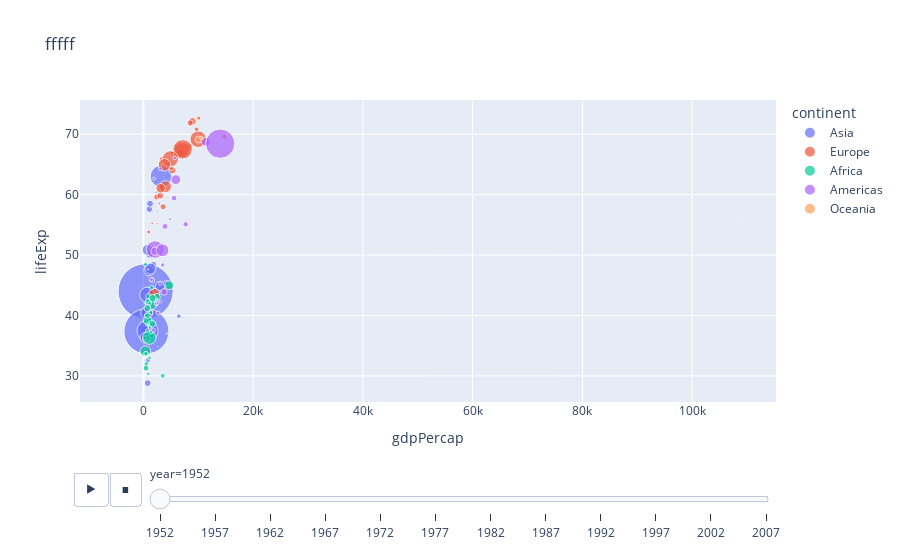

Notebook source saved alongside this figure:
### Code cell
px.scatter(df, y='lifeExp', x='gdpPercap', size='pop', size_max=60, color='continent',
           hover_name='country', title='fffff', animation_frame='year')

### Figure 1 — Plotly figure (JSON) as saved in the notebook; plotly's stock layout.template omitted (floating-point values rounded to 4 significant figures)
{"data": [{"hovertemplate": "<b>%{hovertext}</b><br><br>continent=Asia<br>year=1952<br>gdpPercap=%{x}<br>lifeExp=%{y}<br>pop=%{marker.size}<extra></extra>", "hovertext": ["Afghanistan", "Bahrain", "Bangladesh", "Cambodia", "China", "Hong Kong, China", "India", "Indonesia", "Iran", "Iraq", "Israel", "Japan", "Jordan", "Korea, Dem. Rep.", "Korea, Rep.", "Kuwait", "Lebanon", "Malaysia", "Mongolia", "Myanmar", "Nepal", "Oman", "Pakistan", "Philippines", "Saudi Arabia", "Singapore", "Sri Lanka", "Syria", "Taiwan", "Thailand", "Vietnam", "West Bank and Gaza", "Yemen, Rep."], "legendgroup": "Asia", "marker": {"color": "#636efa", "size": [8425333, 120447, 46886859, 4693836, 556263527, 2125900, 372000000, 82052000, 17272000, 5441766, 1620914, 86459025, 607914, 8865488, 20947571, 160000, 1439529, 6748378, 800663, 20092996, 9182536, 507833, 41346560, 22438691, 4005677, 1127000, 7982342, 3661549, 8550362, 21289402, 26246839, 1030585, 4963829], "sizemode": "area", "sizeref": 366300.0, "symbol": "circle"}, "mode": "markers", "name": "Asia", "orientation": "v", "showlegend": true, "type": "scatter", "x": [779.4, 9867.0, 684.2, 368.5, 400.4, 3054.0, 546.6, 749.7, 3035.0, 4130.0, 4087.0, 3217.0, 1547.0, 1088.0, 1031.0, 108400.0, 4835.0, 1831.0, 786.6, 331, 545.9, 1828.0, 684.6, 1273.0, 6460.0, 2315.0, 1084.0, 1643.0, 1207.0, 757.8, 605.1, 1516.0, 781.7], "xaxis": "x", "y": [28.8, 50.94, 37.48, 39.42, 44, 60.96, 37.37, 37.47, 44.87, 45.32, 65.39, 63.03, 43.16, 50.06, 47.45, 55.56, 55.93, 48.46, 42.24, 36.32, 36.16, 37.58, 43.44, 47.75, 39.88, 60.4, 57.59, 45.88, 58.5, 50.85, 40.41, 43.16, 32.55], "yaxis": "y"}, {"hovertemplate": "<b>%{hovertext}</b><br><br>continent=Europe<br>year=1952<br>gdpPercap=%{x}<br>lifeExp=%{y}<br>pop=%{marker.size}<extra></extra>", "hovertext": ["Albania", "Austria", "Belgium", "Bosnia and Herzegovina", "Bulgaria", "Croatia", "Czech Republic", "Denmark", "Finland", "France", "Germany", "Greece", "Hungary", "Iceland", "Ireland", "Italy", "Montenegro", "Netherlands", "Norway", "Poland", "Portugal", "Romania", "Serbia", "Slovak Republic", "Slovenia", "Spain", "Sweden", "Switzerland", "Turkey", "United Kingdom"], "legendgroup": "Europe", "marker": {"color": "#EF553B", "size": [1282697, 6927772, 8730405, 2791000, 7274900, 3882229, 9125183, 4334000, 4090500, 42459667, 69145952, 7733250, 9504000, 147962, 2952156, 47666000, 413834, 10381988, 3327728, 25730551, 8526050, 16630000, 6860147, 3558137, 1489518, 28549870, 7124673, 4815000, 22235677, 50430000], "sizemode": "area", "sizeref": 366300.0, "symbol": "circle"}, "mode": "markers", "name": "Europe", "orientation": "v", "showlegend": true, "type": "scatter", "x": [1601.0, 6137.0, 8343.0, 973.5, 2444.0, 3119.0, 6876.0, 9692.0, 6425.0, 7030.0, 7144.0, 3531.0, 5264.0, 7268.0, 5210.0, 4931.0, 2648.0, 8942.0, 10100.0, 4029.0, 3068.0, 3145.0, 3581.0, 5075.0, 4215.0, 3834.0, 8528.0, 14730.0, 1969.0, 9980.0], "xaxis": "x", "y": [55.23, 66.8, 68, 53.82, 59.6, 61.21, 66.87, 70.78, 66.55, 67.41, 67.5, 65.86, 64.03, 72.49, 66.91, 65.94, 59.16, 72.13, 72.67, 61.31, 59.82, 61.05, 58.0, 64.36, 65.57, 64.94, 71.86, 69.62, 43.59, 69.18], "yaxis": "y"}, {"hovertemplate": "<b>%{hovertext}</b><br><br>continent=Africa<br>year=1952<br>gdpPercap=%{x}<br>lifeExp=%{y}<br>pop=%{marker.size}<extra></extra>", "hovertext": ["Algeria", "Angola", "Benin", "Botswana", "Burkina Faso", "Burundi", "Cameroon", "Central African Republic", "Chad", "Comoros", "Congo, Dem. Rep.", "Congo, Rep.", "Cote d'Ivoire", "Djibouti", "Egypt", "Equatorial Guinea", "Eritrea", "Ethiopia", "Gabon", "Gambia", "Ghana", "Guinea", "Guinea-Bissau", "Kenya", "Lesotho", "Liberia", "Libya", "Madagascar", "Malawi", "Mali", "Mauritania", "Mauritius", "Morocco", "Mozambique", "Namibia", "Niger", "Nigeria", "Reunion", "Rwanda", "Sao Tome and Principe", "Senegal", "Sierra Leone", "Somalia", "South Africa", "Sudan", "Swaziland", "Tanzania", "Togo", "Tunisia", "Uganda", "Zambia", "Zimbabwe"], "legendgroup": "Africa", "marker": {"color": "#00cc96", "size": [9279525, 4232095, 1738315, 442308, 4469979, 2445618, 5009067, 1291695, 2682462, 153936, 14100005, 854885, 2977019, 63149, 22223309, 216964, 1438760, 20860941, 420702, 284320, 5581001, 2664249, 580653, 6464046, 748747, 863308, 1019729, 4762912, 2917802, 3838168, 1022556, 516556, 9939217, 6446316, 485831, 3379468, 33119096, 257700, 2534927, 60011, 2755589, 2143249, 2526994, 14264935, 8504667, 290243, 8322925, 1219113, 3647735, 5824797, 2672000, 3080907], "sizemode": "area", "sizeref": 366300.0, "symbol": "circle"}, "mode": "markers", "name": "Africa", "orientation": "v", "showlegend": true, "type": "scatter", "x": [2449.0, 3521.0, 1063.0, 851.2, 543.3, 339.3, 1173.0, 1071.0, 1179.0, 1103.0, 780.5, 2126.0, 1389.0, 2670.0, 1419.0, 375.6, 328.9, 362.1, 4293.0, 485.2, 911.3, 510.2, 299.9, 853.5, 298.8, 575.6, 2388.0, 1443.0, 369.2, 452.3, 743.1, 1968.0, 1688.0, 468.5, 2424.0, 761.9, 1077.0, 2719.0, 493.3, 879.6, 1450.0, 879.8, 1136.0, 4725.0, 1616.0, 1148.0, 716.7, 859.8, 1468.0, 734.8, 1147.0, 406.9], "xaxis": "x", "y": [43.08, 30.02, 38.22, 47.62, 31.98, 39.03, 38.52, 35.46, 38.09, 40.72, 39.14, 42.11, 40.48, 34.81, 41.89, 34.48, 35.93, 34.08, 37.0, 30, 43.15, 33.61, 32.5, 42.27, 42.14, 38.48, 42.72, 36.68, 36.26, 33.69, 40.54, 50.99, 42.87, 31.29, 41.73, 37.44, 36.32, 52.72, 40, 46.47, 37.28, 30.33, 32.98, 45.01, 38.63, 41.41, 41.22, 38.6, 44.6, 39.98, 42.04, 48.45], "yaxis": "y"}, {"hovertemplate": "<b>%{hovertext}</b><br><br>continent=Americas<br>year=1952<br>gdpPercap=%{x}<br>lifeExp=%{y}<br>pop=%{marker.size}<extra></extra>", "hovertext": ["Argentina", "Bolivia", "Brazil", "Canada", "Chile", "Colombia", "Costa Rica", "Cuba", "Dominican Republic", "Ecuador", "El Salvador", "Guatemala", "Haiti", "Honduras", "Jamaica", "Mexico", "Nicaragua", "Panama", "Paraguay", "Peru", "Puerto Rico", "Trinidad and Tobago", "United States", "Uruguay", "Venezuela"], "legendgroup": "Americas", "marker": {"color": "#ab63fa", "size": [17876956, 2883315, 56602560, 14785584, 6377619, 12350771, 926317, 6007797, 2491346, 3548753, 2042865, 3146381, 3201488, 1517453, 1426095, 30144317, 1165790, 940080, 1555876, 8025700, 2227000, 662850, 157553000, 2252965, 5439568], "sizemode": "area", "sizeref": 366300.0, "symbol": "circle"}, "mode": "markers", "name": "Americas", "orientation": "v", "showlegend": true, "type": "scatter", "x": [5911.0, 2677.0, 2109.0, 11370.0, 3940.0, 2144.0, 2627.0, 5587.0, 1398.0, 3522.0, 3048.0, 2428.0, 1840.0, 2195.0, 2899.0, 3478.0, 3112.0, 2480.0, 1952.0, 3759.0, 3082.0, 3023.0, 13990.0, 5717.0, 7690.0], "xaxis": "x", "y": [62.48, 40.41, 50.92, 68.75, 54.74, 50.64, 57.21, 59.42, 45.93, 48.36, 45.26, 42.02, 37.58, 41.91, 58.53, 50.79, 42.31, 55.19, 62.65, 43.9, 64.28, 59.1, 68.44, 66.07, 55.09], "yaxis": "y"}, {"hovertemplate": "<b>%{hovertext}</b><br><br>continent=Oceania<br>year=1952<br>gdpPercap=%{x}<br>lifeExp=%{y}<br>pop=%{marker.size}<extra></extra>", "hovertext": ["Australia", "New Zealand"], "legendgroup": "Oceania", "marker": {"color": "#FFA15A", "size": [8691212, 1994794], "sizemode": "area", "sizeref": 366300.0, "symbol": "circle"}, "mode": "markers", "name": "Oceania", "orientation": "v", "showlegend": true, "type": "scatter", "x": [10040.0, 10560.0], "xaxis": "x", "y": [69.12, 69.39], "yaxis": "y"}], "layout": {"legend": {"itemsizing": "constant", "title": {"text": "continent"}, "tracegroupgap": 0}, "sliders": [{"active": 0, "currentvalue": {"prefix": "year="}, "len": 0.9, "pad": {"b": 10, "t": 60}, "steps": [{"args": [["1952"], {"frame": {"duration": 0, "redraw": false}, "fromcurrent": true, "mode": "immediate", "transition": {"duration": 0, "easing": "linear"}}], "label": "1952", "method": "animate"}, {"args": [["1957"], {"frame": {"duration": 0, "redraw": false}, "fromcurrent": true, "mode": "immediate", "transition": {"duration": 0, "easing": "linear"}}], "label": "1957", "method": "animate"}, {"args": [["1962"], {"frame": {"duration": 0, "redraw": false}, "fromcurrent": true, "mode": "immediate", "transition": {"duration": 0, "easing": "linear"}}], "label": "1962", "method": "animate"}, {"args": [["1967"], {"frame": {"duration": 0, "redraw": false}, "fromcurrent": true, "mode": "immediate", "transition": {"duration": 0, "easing": "linear"}}], "label": "1967", "method": "animate"}, {"args": [["1972"], {"frame": {"duration": 0, "redraw": false}, "fromcurrent": true, "mode": "immediate", "transition": {"duration": 0, "easing": "linear"}}], "label": "1972", "method": "animate"}, {"args": [["1977"], {"frame": {"duration": 0, "redraw": false}, "fromcurrent": true, "mode": "immediate", "transition": {"duration": 0, "easing": "linear"}}], "label": "1977", "method": "animate"}, {"args": [["1982"], {"frame": {"duration": 0, "redraw": false}, "fromcurrent": true, "mode": "immediate", "transition": {"duration": 0, "easing": "linear"}}], "label": "1982", "method": "animate"}, {"args": [["1987"], {"frame": {"duration": 0, "redraw": false}, "fromcurrent": true, "mode": "immediate", "transition": {"duration": 0, "easing": "linear"}}], "label": "1987", "method": "animate"}, {"args": [["1992"], {"frame": {"duration": 0, "redraw": false}, "fromcurrent": true, "mode": "immediate", "transition": {"duration": 0, "easing": "linear"}}], "label": "1992", "method": "animate"}, {"args": [["1997"], {"frame": {"duration": 0, "redraw": false}, "fromcurrent": true, "mode": "immediate", "transition": {"duration": 0, "easing": "linear"}}], "label": "1997", "method": "animate"}, {"args": [["2002"], {"frame": {"duration": 0, "redraw": false}, "fromcurrent": true, "mode": "immediate", "transition": {"duration": 0, "easing": "linear"}}], "label": "2002", "method": "animate"}, {"args": [["2007"], {"frame": {"duration": 0, "redraw": false}, "fromcurrent": true, "mode": "immediate", "transition": {"duration": 0, "easing": "linear"}}], "label": "2007", "method": "animate"}], "x": 0.1, "xanchor": "left", "y": 0, "yanchor": "top"}], "title": {"text": "fffff"}, "updatemenus": [{"buttons": [{"args": [null, {"frame": {"duration": 500, "redraw": false}, "fromcurrent": true, "mode": "immediate", "transition": {"duration": 500, "easing": "linear"}}], "label": "&#9654;", "method": "animate"}, {"args": [[null], {"frame": {"duration": 0, "redraw": false}, "fromcurrent": true, "mode": "immediate", "transition": {"duration": 0, "easing": "linear"}}], "label": "&#9724;", "method": "animate"}], "direction": "left", "pad": {"r": 10, "t": 70}, "showactive": false, "type": "buttons", "x": 0.1, "xanchor": "right", "y": 0, "yanchor": "top"}], "xaxis": {"anchor": "y", "domain": [0, 1], "title": {"text": "gdpPercap"}}, "yaxis": {"anchor": "x", "domain": [0, 1], "title": {"text": "lifeExp"}}}}
